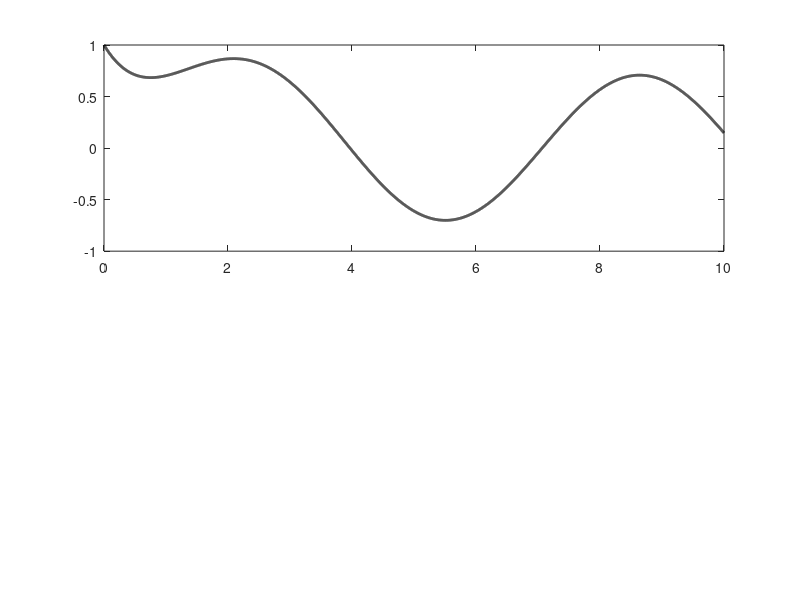

MATLAB code for this plot: (Note: this script raises an error after producing the figure.)
% TEST_RKF45 测试RKF45自适应步长方法
%   测试Runge-Kutta-Fehlberg方法的性能和准确性

% 清除工作区和命令窗口
clear all;
close all;
clc;

fprintf('=== 测试RKF45自适应步长方法 ===\n');

%% 测试1：一阶线性ODE（有解析解）
fprintf('\n=== 测试一阶线性ODE ===\n');

% 定义一阶线性ODE：dy/dt = -y + sin(t)
% 解析解：y(t) = (sin(t) - cos(t))/2 + C*exp(-t)
f1 = @(t, y) -y + sin(t);
analytic_solution1 = @(t, y0) (sin(t) - cos(t))/2 + (y0 + 0.5)*exp(-t);

% 初始条件和参数
t0 = 0;
y0 = 1;
t_end = 10;

% 测试不同误差容限
noise_tols = [1e-3, 1e-5, 1e-7];
colors = {'r', 'g', 'b'};

% 精确解
t_exact = t0:0.001:t_end;
y_exact = analytic_solution1(t_exact, y0);

figure('Name', 'RKF45方法测试', 'Position', [100, 100, 800, 600]);
subplot(2, 1, 1);
plot(t_exact, y_exact, 'k-', 'LineWidth', 2, 'DisplayName', '精确解');
hold on;

% 存储不同容限下的结果
results = struct();

for i = 1:length(noise_tols)
    tol = noise_tols(i);
    fprintf('使用RKF45方法，容限tol=%.1e...\n', tol);
    
    % 使用RKF45方法（自适应步长）
    [t_rkf45, y_rkf45, h_used] = rkf45(f1, t0, y0, t_end, 0.1, tol);
    
    % 计算误差
    y_exact_rkf45 = analytic_solution1(t_rkf45, y0);
    max_error = max(abs(y_rkf45 - y_exact_rkf45'));
    
    % 存储结果
    results(i).tol = tol;
    results(i).t = t_rkf45;
    results(i).y = y_rkf45;
    results(i).h_used = h_used;
    results(i).max_error = max_error;
    results(i).num_steps = length(t_rkf45) - 1;
    
    % 绘制结果
    plot(t_rkf45, y_rkf45, [colors{i}, 'o'], 'LineWidth', 1.5, 'MarkerSize', 3, 'DisplayName', sprintf('RKF45 (tol=%.1e)', tol));
end

hold off;
legend('Location', 'best');
title('RKF45自适应步长方法：一阶线性ODE');
xlabel('时间 t');
ylabel('状态 y');
grid on;

% 绘制步长变化
subplot(2, 1, 2);
for i = 1:length(noise_tols)
    t_rkf45 = results(i).t;
    h_used = results(i).h_used;
    plot(t_rkf45(1:end-1), h_used, colors{i}, 'LineWidth', 1.5, 'DisplayName', sprintf('tol=%.1e', results(i).tol));
    hold on;
end
hold off;
legend('Location', 'best');
title('RKF45方法：步长变化');
xlabel('时间 t');
ylabel('步长 h');
grid on;
yscale('log');

% 打印性能对比
fprintf('\n=== RKF45性能分析 ===\n');
fprintf('容限tol    | 最大误差 | 时间步数 | 平均步长\n');
fprintf('-------------------------------\n');

for i = 1:length(results)
    tol = results(i).tol;
    max_error = results(i).max_error;
    num_steps = results(i).num_steps;
    avg_h = mean(results(i).h_used);
    fprintf('%.1e    | %.4e | %5d | %.4f\n', tol, max_error, num_steps, avg_h);
end

%% 测试2：与固定步长RK4对比
fprintf('\n=== 与固定步长RK4对比 ===\n');

% 定义二阶非线性ODE：范德波尔振荡器
mu = 1.0;
f2 = @(t, y) [y(2); mu*(1 - y(1)^2)*y(2) - y(1)];

% 初始条件和参数
t0 = 0;
y0 = [2; 0];
t_end = 20;

% 使用RKF45方法（自适应步长）
fprintf('使用RKF45方法求解范德波尔振荡器...\n');
[t_rkf45, y_rkf45, h_used] = rkf45(f2, t0, y0, t_end, 0.1, 1e-5);

% 使用固定步长RK4方法
fprintf('使用固定步长RK4方法求解范德波尔振荡器...\n');
h_fixed = 0.01;
[t_rk4, y_rk4] = rk4(f2, t0, y0, t_end, h_fixed);

% 绘制结果
figure('Name', 'RKF45 vs 固定步长RK4', 'Position', [100, 100, 800, 600]);
subplot(1, 2, 1);
plot(t_rk4, y_rk4(:, 1), 'k-', 'LineWidth', 2, 'DisplayName', sprintf('RK4 (h=%.2f)', h_fixed));
hold on;
plot(t_rkf45, y_rkf45(:, 1), 'r--', 'LineWidth', 1.5, 'DisplayName', 'RKF45 (自适应步长)');
hold off;
legend('Location', 'best');
title('范德波尔振荡器：位移响应');
xlabel('时间 t');
ylabel('位移 y');
grid on;

subplot(1, 2, 2);
plot(t_rkf45(1:end-1), h_used, 'b-.', 'LineWidth', 1.5, 'DisplayName', 'RKF45步长变化');
hold on;
plot(y_rk4(:, 1), y_rk4(:, 2), 'k-', 'LineWidth', 2, 'DisplayName', sprintf('RK4 (h=%.2f)', h_fixed));
hold off;
legend('Location', 'best');
title('RKF45自适应步长变化');
xlabel('时间 t');
ylabel('步长 h');
grid on;

% 性能对比
fprintf('\n=== 性能对比 ===\n');
fprintf('方法          | 容限tol | 时间步数 | 平均步长 | 总计算时间\n');
fprintf('-----------------------------------------------\n');

% 计算计算时间
tic;
t_rkf45, y_rkf45, h_used = rkf45(f2, t0, y0, t_end, 0.1, 1e-5);
time_rkf45 = toc;

num_steps_rkf45 = length(t_rkf45) - 1;
avg_h_rkf45 = mean(h_used);

fprintf('RKF45         | 1.0e-05 | %5d | %.4f | %.4f s\n', num_steps_rkf45, avg_h_rkf45, time_rkf45);

fprintf('\n=== 测试完成 ===\n');
